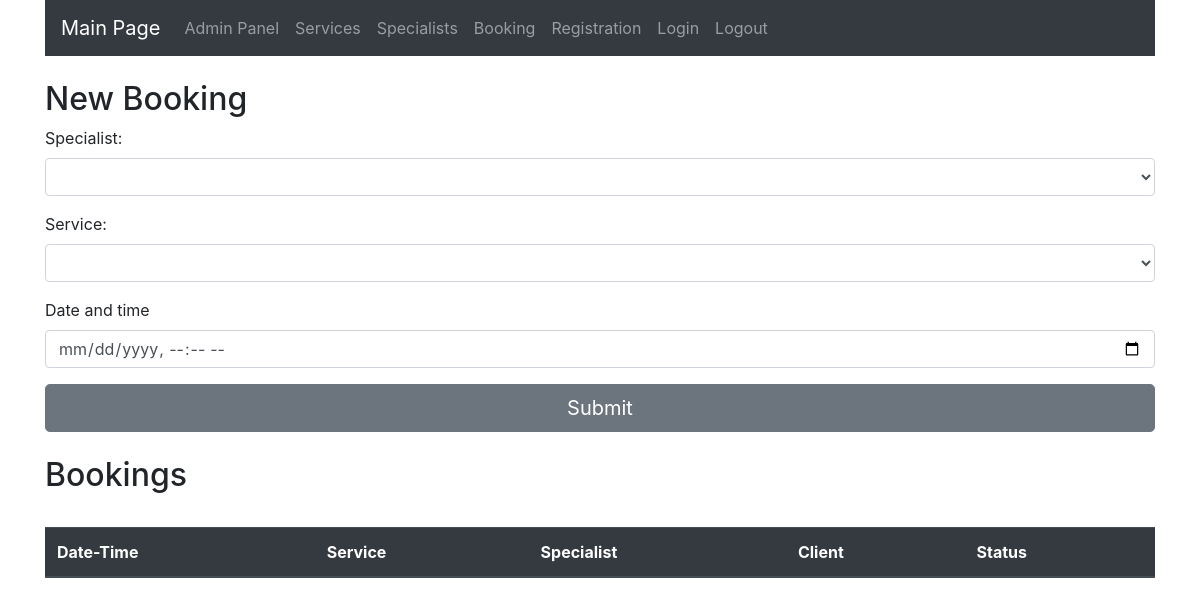
Before: /booking/ (signed in) with the older database file.
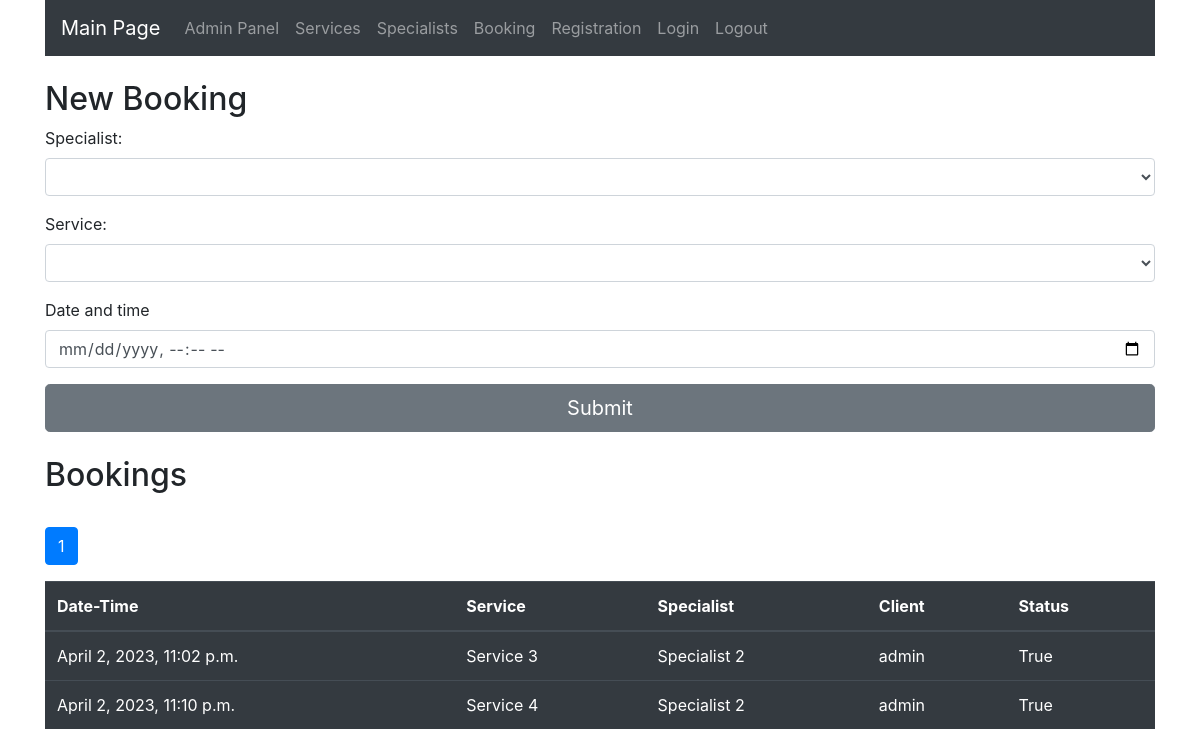
After: the same page with the newer database file.
### services/models.py (models this page shows, shortened)
class Booking(models.Model):
    specialist = models.ForeignKey(Specialist, on_delete=models.CASCADE)
    service = models.ForeignKey(Service, on_delete=models.CASCADE)
    client = models.ForeignKey(User, on_delete=models.CASCADE)
    date = models.DateTimeField(auto_now=False)
    status = models.BooleanField(default=False)

class Service(models.Model):
    name = models.CharField(max_length=100)
    time = models.IntegerField()
    price = models.IntegerField()
    def __str__(self):
        return self.name

class Specialist(models.Model):
    RANK_CHOICES = (
        (1, 'Rank 1'),
        (2, 'Rank 2'),
    )
    STATUS_CHOICES = (
        (1, 'Status 1'),
        (2, 'Status 2'),
        (3, 'Status 3'),
        (4, 'Status 4'),
    )
    name = models.CharField(max_length=100)
    rank = models.IntegerField(default=0, choices=RANK_CHOICES)
    phone = models.IntegerField()
    status = models.IntegerField(default=0, choices=STATUS_CHOICES)
    services = models.ManyToManyField(Service)
    def __str__(self):
        return self.name

### services/views.py (the view, shortened to what this page needs)
# urls.py: path('booking/', views.booking, name='booking'),
@login_required(login_url='login')
def booking(request):
    work_schedules = WorkScheduleModel.objects.filter(date__gte=datetime.date.today(),
                                                      date__lte=datetime.date.today() + datetime.timedelta(
                                                          days=7)).all()
    specialists = SpecialistModel.objects.filter(workschedule__in=work_schedules).distinct()
    services = ServiceModel.objects.filter(specialist__in=specialists).distinct()
    client = User.objects.get(id=request.user.pk)
    bookings = BookingModel.objects.all()
    paginator = Paginator(bookings, 2)
    page_number = request.GET.get("page")
    page_obj = paginator.get_page(page_number)
    return render(request, 'booking.html', {'specialists': specialists, 'services': services, 'page_obj': page_obj})

### services/templates/booking.html (shortened to what this page needs)
{% extends 'base.html' %}
{% block content %}
<h2>New Booking</h2>
<form method="post" id="booking">
    <div class="form-group">
        <div class="form-group">
            <label for="specialist">Specialist: </label>
            <select class="form-control" name="specialist" id="specialist" required>
            </select>
        </div>
        <div class="form-group">
            <label for="service">Service: </label>
            <select class="form-control" name="service" id="service" required>
            </select>
        </div>
        <div class="form-group">
            <label for="date-time">Date and time</label>
            <input type="datetime-local" class="form-control" name="date_time" id="date-time" required>
        </div>
    </div>
</form>
<button type="submit" class="btn btn-secondary btn-lg btn-block" form="booking">Submit</button>
<br>
<h2>Bookings</h2>
<table class="table table-dark">
    <thead>
    <tr>
        <th scope="col">Date-Time</th>
        <th scope="col">Service</th>
        <th scope="col">Specialist</th>
        <th scope="col">Client</th>
        <th scope="col">Status</th>
    </tr>
    </thead>
    <tbody>
    {% for booking in page_obj %}
    <tr>
        <td scope="row">{{ booking.date }}</td>
        <td scope="row">{{ booking.service }}</td>
        <td scope="row">{{ booking.specialist }}</td>
        <td scope="row">{{ booking.client }}</td>
        <td scope="row">{{ booking.status }}</td>
    </tr>
    {% endfor %}
    <br>
    {% include 'inc/pagination.html' %}
    </tbody>
</table>
{% endblock %}

Changed rows visible on the page:
added Booking: date "April 2, 2023, 11:02 p.m.", service "Service 3", specialist "Specialist 2", client "admin", status "True"
added Booking: date "April 2, 2023, 11:10 p.m.", service "Service 4", specialist "Specialist 2", client "admin", status "True"
Other visible differences:
new list line: "1"
